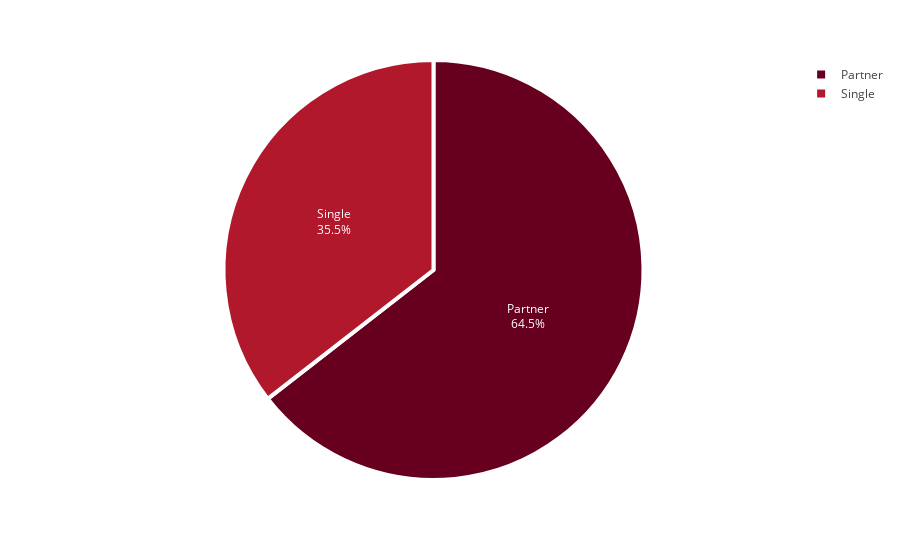

This figure's notebook cell:
### Markdown cell above
### Marital Status

### Code cell
maritalstatus = customer.Marital_Status.value_counts()

fig = px.pie(maritalstatus, 
             values = maritalstatus.values, 
             names = maritalstatus.index,
             color_discrete_sequence=px.colors.sequential.RdBu)
fig.update_traces(textposition='inside', textinfo='percent+label', 
                  marker = dict(line = dict(color = 'white', width = 4)))
fig.show()

### Figure 1 — Plotly figure (JSON) as saved in the notebook; plotly's stock layout.template omitted (floating-point values rounded to 4 significant figures)
{"data": [{"domain": {"x": [0, 1], "y": [0, 1]}, "hovertemplate": "Marital_Status=%{label}<br>value=%{value}<extra></extra>", "labels": ["Partner", "Single"], "legendgroup": "", "marker": {"line": {"color": "white", "width": 4}}, "name": "", "showlegend": true, "textinfo": "percent+label", "textposition": "inside", "type": "pie", "values": [1422, 783]}], "layout": {"legend": {"tracegroupgap": 0}, "margin": {"t": 60}, "piecolorway": ["rgb(103,0,31)", "rgb(178,24,43)", "rgb(214,96,77)", "rgb(244,165,130)", "rgb(253,219,199)", "rgb(247,247,247)", "rgb(209,229,240)", "rgb(146,197,222)", "rgb(67,147,195)", "rgb(33,102,172)", "rgb(5,48,97)"]}}
